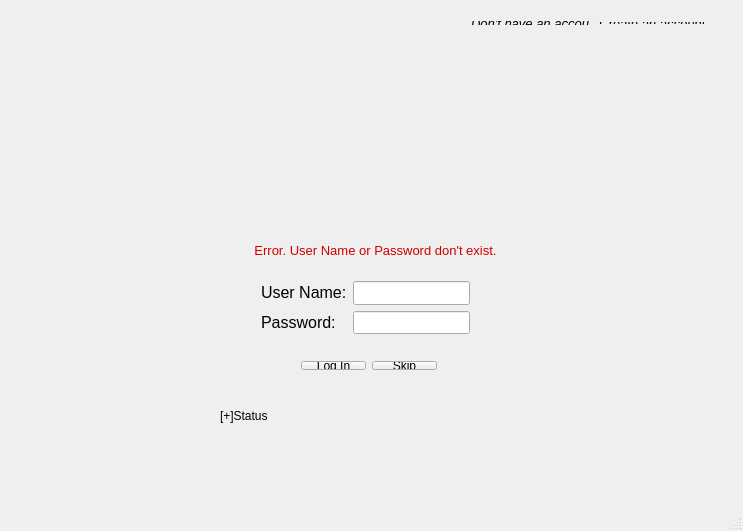
<?xml version="1.0" encoding="UTF-8"?>
<ui version="4.0">
 <class>System</class>
 <widget class="QMainWindow" name="System">
  <property name="geometry">
   <rect>
    <x>0</x>
    <y>0</y>
    <width>743</width>
    <height>531</height>
   </rect>
  </property>
  <property name="focusPolicy">
   <enum>Qt::NoFocus</enum>
  </property>
  <property name="windowTitle">
   <string>Log In</string>
  </property>
  <property name="styleSheet">
   <string notr="true"/>
  </property>
  <widget class="QWidget" name="centralWidget">
   <widget class="QWidget" name="layoutWidget">
    <property name="geometry">
     <rect>
      <x>250</x>
      <y>270</y>
      <width>231</width>
      <height>75</height>
     </rect>
    </property>
    <layout class="QHBoxLayout" name="horizontalLayout_2">
     <item>
      <layout class="QHBoxLayout" name="horizontalLayout">
       <item>
        <layout class="QVBoxLayout" name="verticalLayout">
         <item>
          <widget class="QLabel" name="label">
           <property name="text">
            <string>&lt;html&gt;&lt;head/&gt;&lt;body&gt;&lt;p&gt;&lt;span style=&quot; font-size:12pt;&quot;&gt;User Name:&lt;/span&gt;&lt;/p&gt;&lt;/body&gt;&lt;/html&gt;</string>
           </property>
          </widget>
         </item>
         <item>
          <widget class="QLabel" name="label_2">
           <property name="text">
            <string>&lt;html&gt;&lt;head/&gt;&lt;body&gt;&lt;p&gt;&lt;span style=&quot; font-size:12pt;&quot;&gt;Password:&lt;/span&gt;&lt;/p&gt;&lt;/body&gt;&lt;/html&gt;</string>
           </property>
          </widget>
         </item>
        </layout>
       </item>
      </layout>
     </item>
     <item>
      <layout class="QVBoxLayout" name="verticalLayout_2">
       <item>
        <widget class="QLineEdit" name="enterUN">
         <property name="font">
          <font>
           <pointsize>12</pointsize>
          </font>
         </property>
         <property name="text">
          <string/>
         </property>
        </widget>
       </item>
       <item>
        <widget class="QLineEdit" name="enterPW">
         <property name="font">
          <font>
           <pointsize>12</pointsize>
          </font>
         </property>
         <property name="inputMethodHints">
          <set>Qt::ImhHiddenText|Qt::ImhNoAutoUppercase|Qt::ImhNoPredictiveText|Qt::ImhSensitiveData</set>
         </property>
         <property name="inputMask">
          <string/>
         </property>
         <property name="echoMode">
          <enum>QLineEdit::Password</enum>
         </property>
         <property name="clearButtonEnabled">
          <bool>false</bool>
         </property>
        </widget>
       </item>
      </layout>
     </item>
    </layout>
   </widget>
   <widget class="QLabel" name="loginError">
    <property name="enabled">
     <bool>true</bool>
    </property>
    <property name="geometry">
     <rect>
      <x>220</x>
      <y>220</y>
      <width>311</width>
      <height>61</height>
     </rect>
    </property>
    <property name="font">
     <font>
      <pointsize>10</pointsize>
     </font>
    </property>
    <property name="text">
     <string>&lt;html&gt;&lt;head/&gt;&lt;body&gt;&lt;p align=&quot;center&quot;&gt;&lt;span style=&quot; color:#ce0000;&quot;&gt;Error. User Name or Password don't exist.&lt;/span&gt;&lt;/p&gt;&lt;/body&gt;&lt;/html&gt;</string>
    </property>
   </widget>
   <widget class="QWidget" name="layoutWidget">
    <property name="geometry">
     <rect>
      <x>290</x>
      <y>350</y>
      <width>158</width>
      <height>31</height>
     </rect>
    </property>
    <layout class="QHBoxLayout" name="horizontalLayout_3">
     <item>
      <widget class="QPushButton" name="buttonLogIn">
       <property name="cursor">
        <cursorShape>ArrowCursor</cursorShape>
       </property>
       <property name="mouseTracking">
        <bool>false</bool>
       </property>
       <property name="contextMenuPolicy">
        <enum>Qt::NoContextMenu</enum>
       </property>
       <property name="text">
        <string>Log In</string>
       </property>
      </widget>
     </item>
     <item>
      <widget class="QPushButton" name="buttonSkip">
       <property name="focusPolicy">
        <enum>Qt::StrongFocus</enum>
       </property>
       <property name="text">
        <string>Skip</string>
       </property>
      </widget>
     </item>
    </layout>
   </widget>
   <widget class="QWidget" name="layoutWidget">
    <property name="geometry">
     <rect>
      <x>460</x>
      <y>10</y>
      <width>261</width>
      <height>26</height>
     </rect>
    </property>
    <layout class="QHBoxLayout" name="horizontalLayout_4">
     <item>
      <widget class="QLabel" name="label_3">
       <property name="font">
        <font>
         <pointsize>10</pointsize>
         <italic>true</italic>
        </font>
       </property>
       <property name="text">
        <string>Don't have an account?</string>
       </property>
      </widget>
     </item>
     <item>
      <widget class="QPushButton" name="buttonCreateAccount">
       <property name="font">
        <font>
         <pointsize>10</pointsize>
         <underline>true</underline>
        </font>
       </property>
       <property name="focusPolicy">
        <enum>Qt::StrongFocus</enum>
       </property>
       <property name="styleSheet">
        <string notr="true">QPushButton:hover{
color:rgb(0, 11, 222);
}

QPushButton:pressed{
border-style:solid;
background-color:rgb(240, 240, 240);
}</string>
       </property>
       <property name="text">
        <string>Create an account</string>
       </property>
       <property name="flat">
        <bool>true</bool>
       </property>
      </widget>
     </item>
    </layout>
   </widget>
   <widget class="QLabel" name="status">
    <property name="geometry">
     <rect>
      <x>220</x>
      <y>390</y>
      <width>301</width>
      <height>51</height>
     </rect>
    </property>
    <property name="text">
     <string>[+]Status</string>
    </property>
   </widget>
   <zorder>layoutWidget</zorder>
   <zorder>loginError</zorder>
   <zorder>layoutWidget</zorder>
   <zorder>layoutWidget</zorder>
   <zorder>buttonSkip</zorder>
   <zorder>buttonLogIn</zorder>
   <zorder>status</zorder>
  </widget>
  <widget class="QStatusBar" name="statusBar"/>
  <widget class="QMenuBar" name="menuBar">
   <property name="enabled">
    <bool>true</bool>
   </property>
   <property name="geometry">
    <rect>
     <x>0</x>
     <y>0</y>
     <width>743</width>
     <height>21</height>
    </rect>
   </property>
  </widget>
 </widget>
 <layoutdefault spacing="6" margin="11"/>
 <resources/>
 <connections/>
</ui>
